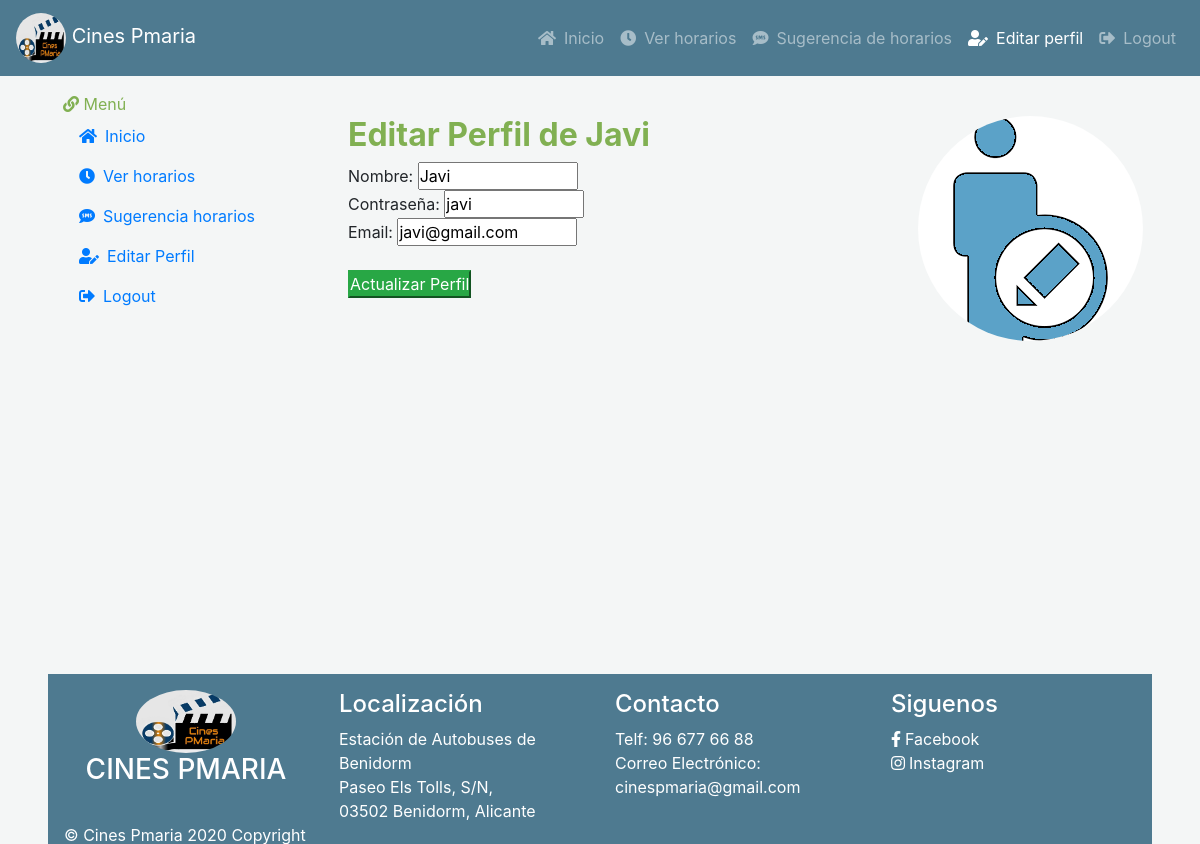
Page /vista/indexEditPerfil.php (signed in) on the earlier database version.
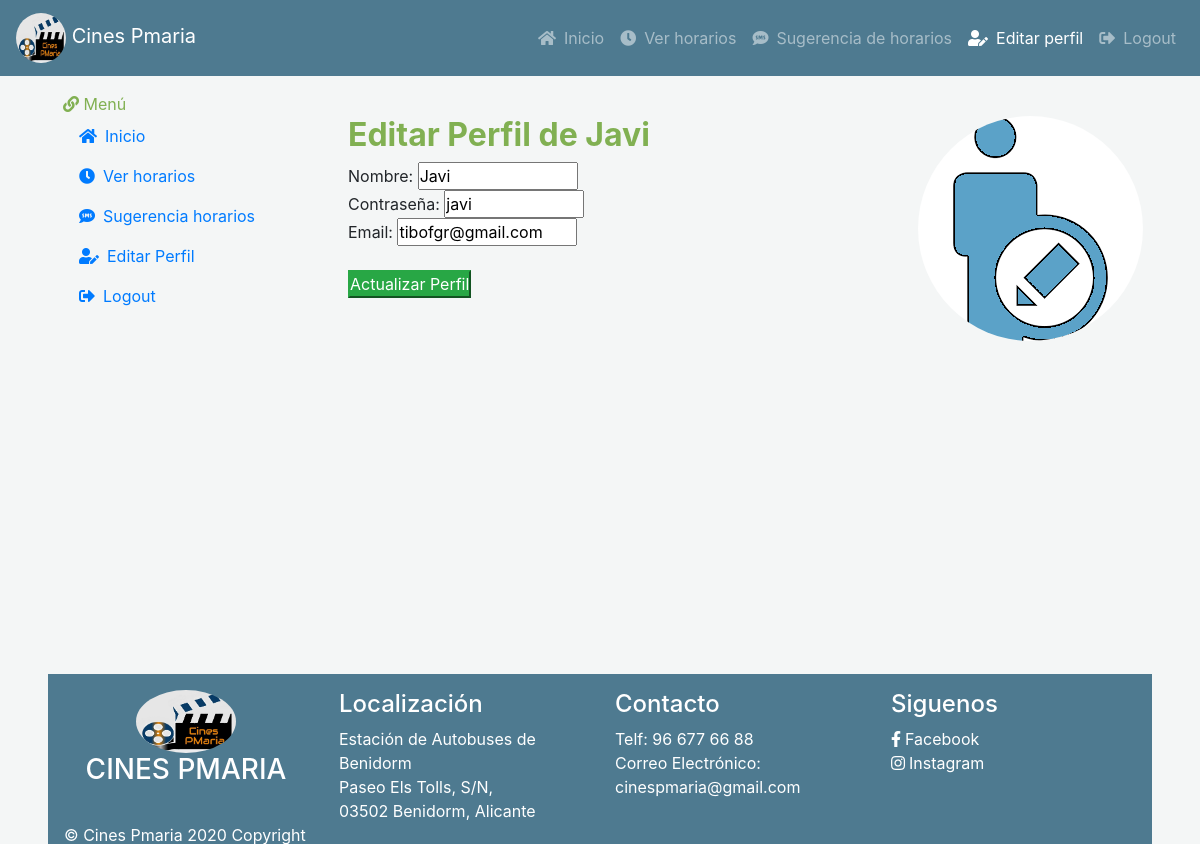
Same page on the later database version.
### tables this page shows
CREATE TABLE `usuarios` (
  `usuario` varchar(25) NOT NULL,
  `contrasena` varchar(25) NOT NULL,
  `email` varchar(30) NOT NULL,
  `ROL` varchar(20) NOT NULL DEFAULT 'ROL_USER',
  `activo` int(5) NOT NULL DEFAULT 1,
  `horario` int(5) NOT NULL DEFAULT -1
);

### modelo/conexion.php (called while the page is built, shortened)
<?php
  class Conexion{
    private $conexion;
    public function __construct(){
      $this->servidor = "localhost";
      $this->usuario = "root";
      $this->clave = "";
      $this->base = "cinespmaria";
      $this->conexion = new mysqli($this->servidor, $this->usuario,
      $this->clave, $this->base);
    }
    public function ejecutarConsulta( $sql){
      $contenedor = $this->conexion->query($sql);
      return $contenedor->fetch_all();
    }
  }
 ?>

### modelo/userModelo.php (called while the page is built, shortened)
<?php
  class Users {
    public static function userActual($user){
      $con = new Conexion();
      $cont = $con->ejecutarConsulta("SELECT * from usuarios WHERE usuario = '$user'");
      return $cont;
    }
  }
 ?>

### vista/editPerfil.php (the view, shortened to what this page needs)
  <?php
    $usuario = $_SESSION['usuario'];
$userAct = Users::userActual($usuario);
 ?>
 <h2 class="text-success"><b> Editar Perfil de <?php echo $usuario; ?> </b></h2>
  <form method="POST" action='../controlador/actualizarPerfil.php'>
     <?php
    echo "Nombre: ";
    echo "<td><input name=newUser value =" . $userAct[0][0] . " style='width : 160px;'> </td><br/>" ;
    echo "Contraseña: ";
    echo "<td ><input name=newPass value =" . $userAct[0][1] . " style='width : 140px;'> </td><br/>" ;
    echo "Email: ";
    echo "<td> <input name=newEmail value =" . $userAct[0][2] . " style='width : 180px;'></td><br/>";
     ?>
     <br/>
      <input type="submit" value="Actualizar Perfil" name="editarPerfil" class="btn-success"/>
  </form>

Differences in the rows shown:
changed usuarios "Javi": newEmail "javi@gmail.com" → "tibofgr@gmail.com"
